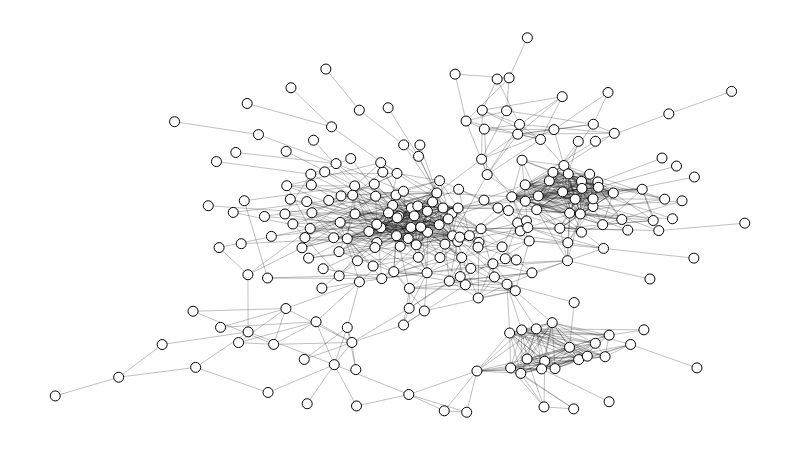

Notebook source saved alongside this figure:
### Code cell
g.draw()

### Figure 1 — Plotly figure (JSON) as saved in the notebook; plotly's stock layout.template omitted (floating-point values rounded to 4 significant figures; data arrays with more than 128 entries replaced by an {"elided": "..."} marker saying what was removed)
{"data": [{"hoverinfo": "none", "line": {"color": "rgb(127, 127, 127)", "dash": "solid", "width": 0}, "mode": "lines", "type": "scatter", "x": [0.5685, 0.5685, null, 0, 1, null], "y": [0, 1, null, 0.4753, 0.4753, null]}, {"hoverinfo": "none", "line": {"color": "rgba(0, 0, 0, 0.25)", "dash": "solid", "width": 1}, "mode": "lines", "type": "scatter", "x": {"elided": "2931 float values"}, "y": {"elided": "2931 float values"}}, {"hoverinfo": "text", "marker": {"color": "rgb(255, 255, 255)", "line": {"color": "rgb(0, 0, 0)", "width": 1}, "size": 10, "symbol": "circle"}, "mode": "markers", "text": {"elided": "239 null values"}, "textfont": {"color": "rgb(0, 0, 0)"}, "textposition": "middle center", "type": "scatter", "x": {"elided": "239 float values"}, "y": {"elided": "239 float values"}}, {"hoverinfo": "none", "mode": "text", "text": [], "textfont": {"color": "rgb(255, 255, 255)"}, "textposition": "middle center", "type": "scatter", "x": [], "y": []}, {"hoverinfo": "none", "mode": "text", "text": {"elided": "239 null values"}, "textfont": {"color": "rgb(0, 0, 0)"}, "textposition": "middle center", "type": "scatter", "x": {"elided": "239 float values"}, "y": {"elided": "239 float values"}}, {"hoverinfo": "none", "mode": "text", "text": {"elided": "977 null values"}, "textfont": {"color": "rgb(0, 0, 0)"}, "textposition": "middle center", "type": "scatter", "x": {"elided": "977 float values"}, "y": {"elided": "977 float values"}}, {"hoverinfo": "none", "marker": {"color": "rgba(255, 255, 255, 0)", "line": {"color": "rgba(255, 255, 255, 0)", "width": 0}, "size": 0, "symbol": "circle"}, "mode": "markers", "type": "scatter", "x": [0.5, 0, 1, 0.5], "y": [0, 0.5, 0.5, 1]}], "layout": {"height": 450, "hovermode": "closest", "margin": {"b": 10, "l": 10, "r": 10, "t": 10}, "plot_bgcolor": "rgb(255, 255, 255)", "showlegend": false, "width": 800, "xaxis": {"showgrid": false, "showticklabels": false, "zeroline": false}, "yaxis": {"showgrid": false, "showticklabels": false, "zeroline": false}}}
